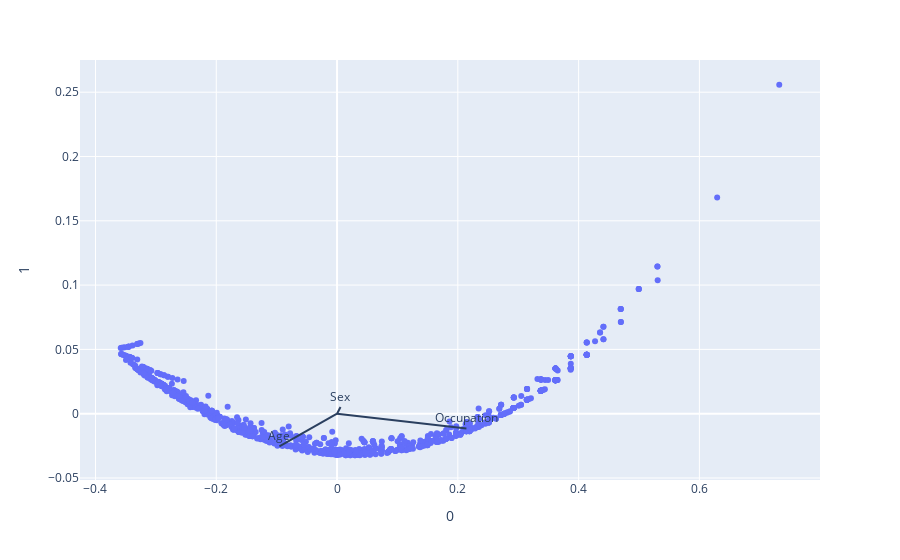

Notebook source saved alongside this figure:
### Markdown cell above
Ahora procedemos a visualizar los datos y las direcciones de las componentes principales

### Code cell
import plotly.express as px
from sklearn.decomposition import PCA

df = px.data.iris()
features = ["Age", "Sex", "Occupation"]

pca = PCA()
components = pca.fit_transform(info_normalizada[features])

loadings = pca.components_.T * np.sqrt(pca.explained_variance_)

fig = px.scatter(components, x=0, y=1)

for i, feature in enumerate(features):
    fig.add_shape(
        type='line',
        x0=0, y0=0,
        x1=loadings[i, 0],
        y1=loadings[i, 1]
    )
    fig.add_annotation(
        x=loadings[i, 0],
        y=loadings[i, 1],
        ax=0, ay=0,
        xanchor="center",
        yanchor="bottom",
        text=feature,
    )
fig.show()

### Figure 1 — Plotly figure (JSON) as saved in the notebook; plotly's stock layout.template omitted (floating-point values rounded to 4 significant figures; data arrays with more than 128 entries replaced by an {"elided": "..."} marker saying what was removed)
{"data": [{"hovertemplate": "0=%{x}<br>1=%{y}<extra></extra>", "legendgroup": "", "marker": {"color": "#636efa", "symbol": "circle"}, "mode": "markers", "name": "", "orientation": "v", "showlegend": false, "type": "scatter", "x": {"elided": "943 float values"}, "xaxis": "x", "y": {"elided": "943 float values"}, "yaxis": "y"}], "layout": {"annotations": [{"ax": 0, "ay": 0, "text": "Age", "x": -0.0955, "xanchor": "center", "y": -0.02541, "yanchor": "bottom"}, {"ax": 0, "ay": 0, "text": "Sex", "x": 0.005718, "xanchor": "center", "y": 0.005176, "yanchor": "bottom"}, {"ax": 0, "ay": 0, "text": "Occupation", "x": 0.2142, "xanchor": "center", "y": -0.01147, "yanchor": "bottom"}], "legend": {"tracegroupgap": 0}, "margin": {"t": 60}, "shapes": [{"type": "line", "x0": 0, "x1": -0.0955, "y0": 0, "y1": -0.02541}, {"type": "line", "x0": 0, "x1": 0.005718, "y0": 0, "y1": 0.005176}, {"type": "line", "x0": 0, "x1": 0.2142, "y0": 0, "y1": -0.01147}], "xaxis": {"anchor": "y", "domain": [0, 1], "title": {"text": "0"}}, "yaxis": {"anchor": "x", "domain": [0, 1], "title": {"text": "1"}}}}
